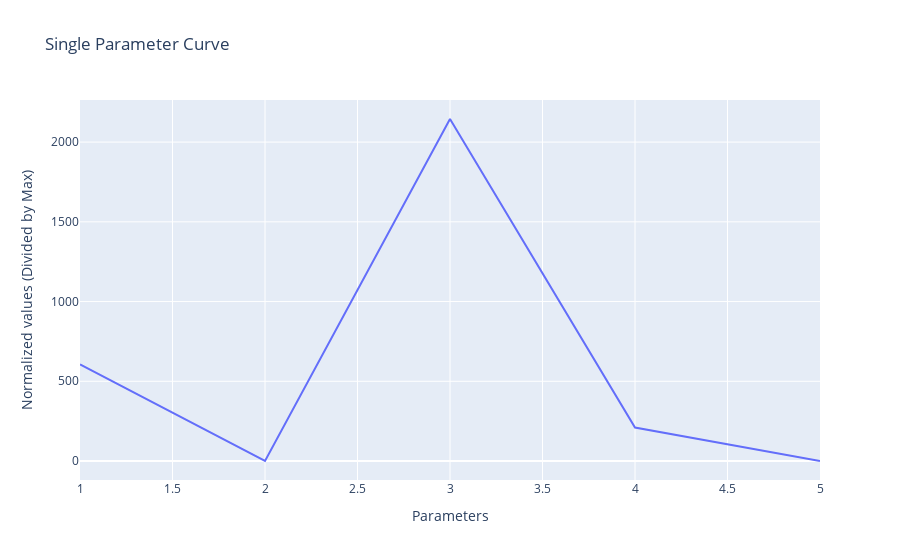
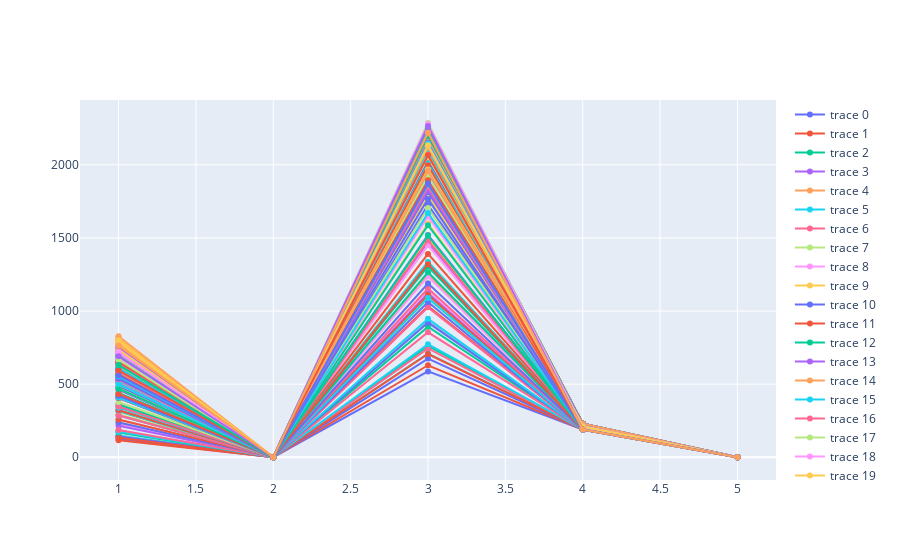

These figures' notebook cell, in order:
### Markdown cell above
$$
d_n = \{Modulus, Porosity, Energy Absorption, Temperature, Line Height\}
$$

### Code cell
# Single Lines Chart (DISTRIBUTION)
fig_k = px.line(
    x=feature_domain_5, 
    y=X_Cubic_Data[200],
    title="Single Parameter Curve",
    labels={"x": "Parameters", "y":"Normalized values (Divided by Max)"}
)

fig_k.show()


# Multiple Lines Chart (DISTRIBUTION)
fig = go.Figure()

for line in range(len(X_Cubic)):
    data = X_Cubic_Data[line];
    fig.add_trace(go.Scatter(x=feature_domain_5, y=data))

fig.show()

### Figure 1 — Plotly figure (JSON) as saved in the notebook; plotly's stock layout.template omitted (floating-point values rounded to 4 significant figures)
{"data": [{"hovertemplate": "Parameters=%{x}<br>Normalized values (Divided by Max)=%{y}<extra></extra>", "legendgroup": "", "line": {"color": "#636efa", "dash": "solid"}, "marker": {"symbol": "circle"}, "mode": "lines", "name": "", "orientation": "h", "showlegend": false, "type": "scatter", "x": [1, 2, 3, 4, 5], "xaxis": "x", "y": [606.0, 0.3224, 2145.0, 210, 0.1], "yaxis": "y"}], "layout": {"legend": {"tracegroupgap": 0}, "title": {"text": "Single Parameter Curve"}, "xaxis": {"anchor": "y", "domain": [0, 1], "title": {"text": "Parameters"}}, "yaxis": {"anchor": "x", "domain": [0, 1], "title": {"text": "Normalized values (Divided by Max)"}}}}

### Figure 2 — Plotly figure (JSON) as saved in the notebook; plotly's stock layout.template omitted (floating-point values rounded to 4 significant figures)
{"data": [{"type": "scatter", "x": [1, 2, 3, 4, 5], "y": [524.6, 0.3224, 1935.0, 230, 0.2]}, {"type": "scatter", "x": [1, 2, 3, 4, 5], "y": [546.7, 0.2976, 2093.0, 230, 0.2]}, {"type": "scatter", "x": [1, 2, 3, 4, 5], "y": [579.5, 0.268, 2195.0, 230, 0.2]}, {"type": "scatter", "x": [1, 2, 3, 4, 5], "y": [657.8, 0.2064, 2197.0, 230, 0.2]}, {"type": "scatter", "x": [1, 2, 3, 4, 5], "y": [742.5, 0.1328, 2145.0, 230, 0.2]}, {"type": "scatter", "x": [1, 2, 3, 4, 5], "y": [431.7, 0.408, 1492.0, 210, 0.2]}, {"type": "scatter", "x": [1, 2, 3, 4, 5], "y": [462.3, 0.3672, 1713.0, 210, 0.2]}, {"type": "scatter", "x": [1, 2, 3, 4, 5], "y": [497.6, 0.332, 1925.0, 210, 0.2]}, {"type": "scatter", "x": [1, 2, 3, 4, 5], "y": [555.8, 0.2808, 2186.0, 210, 0.2]}, {"type": "scatter", "x": [1, 2, 3, 4, 5], "y": [636.7, 0.2168, 2224.0, 210, 0.2]}, {"type": "scatter", "x": [1, 2, 3, 4, 5], "y": [123.0, 0.624, 587.2, 190, 0.2]}, {"type": "scatter", "x": [1, 2, 3, 4, 5], "y": [115.7, 0.608, 629.3, 190, 0.2]}, {"type": "scatter", "x": [1, 2, 3, 4, 5], "y": [143.5, 0.5704, 761.7, 190, 0.2]}, {"type": "scatter", "x": [1, 2, 3, 4, 5], "y": [181.5, 0.5328, 927.3, 190, 0.2]}, {"type": "scatter", "x": [1, 2, 3, 4, 5], "y": [236.4, 0.4672, 1251.0, 190, 0.2]}, {"type": "scatter", "x": [1, 2, 3, 4, 5], "y": [530.1, 0.3136, 2013.0, 230, 0.2]}, {"type": "scatter", "x": [1, 2, 3, 4, 5], "y": [545.9, 0.2944, 2134.0, 230, 0.2]}, {"type": "scatter", "x": [1, 2, 3, 4, 5], "y": [576.3, 0.2656, 2181.0, 230, 0.2]}, {"type": "scatter", "x": [1, 2, 3, 4, 5], "y": [662.3, 0.2, 2192.0, 230, 0.2]}, {"type": "scatter", "x": [1, 2, 3, 4, 5], "y": [749.7, 0.1296, 2095.0, 230, 0.2]}, {"type": "scatter", "x": [1, 2, 3, 4, 5], "y": [463.6, 0.3912, 1726.0, 210, 0.2]}, {"type": "scatter", "x": [1, 2, 3, 4, 5], "y": [512.8, 0.3416, 2017.0, 210, 0.2]}, {"type": "scatter", "x": [1, 2, 3, 4, 5], "y": [549.7, 0.308, 2219.0, 210, 0.2]}, {"type": "scatter", "x": [1, 2, 3, 4, 5], "y": [617.1, 0.2536, 2229.0, 210, 0.2]}, {"type": "scatter", "x": [1, 2, 3, 4, 5], "y": [689.9, 0.1912, 2172.0, 210, 0.2]}, {"type": "scatter", "x": [1, 2, 3, 4, 5], "y": [148.2, 0.5952, 709.0, 190, 0.2]}, {"type": "scatter", "x": [1, 2, 3, 4, 5], "y": [142.0, 0.5808, 744.8, 190, 0.2]}, {"type": "scatter", "x": [1, 2, 3, 4, 5], "y": [177.0, 0.5408, 923.8, 190, 0.2]}, {"type": "scatter", "x": [1, 2, 3, 4, 5], "y": [224.5, 0.4944, 1133.0, 190, 0.2]}, {"type": "scatter", "x": [1, 2, 3, 4, 5], "y": [292.4, 0.4352, 1491.0, 190, 0.2]}, {"type": "scatter", "x": [1, 2, 3, 4, 5], "y": [546.2, 0.3152, 2164.0, 230, 0.2]}, {"type": "scatter", "x": [1, 2, 3, 4, 5], "y": [573.6, 0.2944, 2202.0, 230, 0.2]}, {"type": "scatter", "x": [1, 2, 3, 4, 5], "y": [602.9, 0.264, 2219.0, 230, 0.2]}, {"type": "scatter", "x": [1, 2, 3, 4, 5], "y": [679.4, 0.2056, 2187.0, 230, 0.2]}, {"type": "scatter", "x": [1, 2, 3, 4, 5], "y": [761.1, 0.1296, 2031.0, 230, 0.2]}, {"type": "scatter", "x": [1, 2, 3, 4, 5], "y": [474.7, 0.3808, 1775.0, 210, 0.2]}, {"type": "scatter", "x": [1, 2, 3, 4, 5], "y": [521.4, 0.3352, 2046.0, 210, 0.2]}, {"type": "scatter", "x": [1, 2, 3, 4, 5], "y": [551.5, 0.3008, 2200.0, 210, 0.2]}, {"type": "scatter", "x": [1, 2, 3, 4, 5], "y": [617.4, 0.2504, 2216.0, 210, 0.2]}, {"type": "scatter", "x": [1, 2, 3, 4, 5], "y": [693.7, 0.1864, 2176.0, 210, 0.2]}, {"type": "scatter", "x": [1, 2, 3, 4, 5], "y": [141.9, 0.6032, 674.8, 190, 0.2]}, {"type": "scatter", "x": [1, 2, 3, 4, 5], "y": [133.2, 0.592, 706.3, 190, 0.2]}, {"type": "scatter", "x": [1, 2, 3, 4, 5], "y": [168.6, 0.548, 892.4, 190, 0.2]}, {"type": "scatter", "x": [1, 2, 3, 4, 5], "y": [215.9, 0.5008, 1121.0, 190, 0.2]}, {"type": "scatter", "x": [1, 2, 3, 4, 5], "y": [288.8, 0.4376, 1452.0, 190, 0.2]}, {"type": "scatter", "x": [1, 2, 3, 4, 5], "y": [551.8, 0.3112, 2132.0, 230, 0.2]}, {"type": "scatter", "x": [1, 2, 3, 4, 5], "y": [574.4, 0.2904, 2159.0, 230, 0.2]}, {"type": "scatter", "x": [1, 2, 3, 4, 5], "y": [609.0, 0.2608, 2181.0, 230, 0.2]}, {"type": "scatter", "x": [1, 2, 3, 4, 5], "y": [680.3, 0.2, 2171.0, 230, 0.2]}, {"type": "scatter", "x": [1, 2, 3, 4, 5], "y": [774.5, 0.1272, 2057.0, 230, 0.2]}, {"type": "scatter", "x": [1, 2, 3, 4, 5], "y": [481.8, 0.372, 1790.0, 210, 0.2]}, {"type": "scatter", "x": [1, 2, 3, 4, 5], "y": [525.6, 0.3304, 2081.0, 210, 0.2]}, {"type": "scatter", "x": [1, 2, 3, 4, 5], "y": [563.9, 0.2976, 2191.0, 210, 0.2]}, {"type": "scatter", "x": [1, 2, 3, 4, 5], "y": [621.9, 0.2512, 2219.0, 210, 0.2]}, {"type": "scatter", "x": [1, 2, 3, 4, 5], "y": [697.6, 0.1816, 2174.0, 210, 0.2]}, {"type": "scatter", "x": [1, 2, 3, 4, 5], "y": [175.3, 0.5784, 773.7, 190, 0.2]}, {"type": "scatter", "x": [1, 2, 3, 4, 5], "y": [186.2, 0.5544, 854.5, 190, 0.2]}, {"type": "scatter", "x": [1, 2, 3, 4, 5], "y": [242.4, 0.5064, 1086.0, 190, 0.2]}, {"type": "scatter", "x": [1, 2, 3, 4, 5], "y": [255.6, 0.4768, 1236.0, 190, 0.2]}, {"type": "scatter", "x": [1, 2, 3, 4, 5], "y": [334.6, 0.4104, 1598.0, 190, 0.2]}, {"type": "scatter", "x": [1, 2, 3, 4, 5], "y": [565.3, 0.304, 2097.0, 230, 0.2]}, {"type": "scatter", "x": [1, 2, 3, 4, 5], "y": [584.7, 0.2856, 2123.0, 230, 0.2]}, {"type": "scatter", "x": [1, 2, 3, 4, 5], "y": [618.3, 0.2584, 2141.0, 230, 0.2]}, {"type": "scatter", "x": [1, 2, 3, 4, 5], "y": [690.0, 0.2, 2148.0, 230, 0.2]}, {"type": "scatter", "x": [1, 2, 3, 4, 5], "y": [786.1, 0.1248, 2007.0, 230, 0.2]}, {"type": "scatter", "x": [1, 2, 3, 4, 5], "y": [514.7, 0.3464, 1989.0, 210, 0.2]}, {"type": "scatter", "x": [1, 2, 3, 4, 5], "y": [545.5, 0.316, 2148.0, 210, 0.2]}, {"type": "scatter", "x": [1, 2, 3, 4, 5], "y": [573.0, 0.2856, 2180.0, 210, 0.2]}, {"type": "scatter", "x": [1, 2, 3, 4, 5], "y": [648.5, 0.2264, 2181.0, 210, 0.2]}, {"type": "scatter", "x": [1, 2, 3, 4, 5], "y": [722.5, 0.1592, 2093.0, 210, 0.2]}, {"type": "scatter", "x": [1, 2, 3, 4, 5], "y": [237.4, 0.54, 921.0, 190, 0.2]}, {"type": "scatter", "x": [1, 2, 3, 4, 5], "y": [258.5, 0.512, 1034.0, 190, 0.2]}, {"type": "scatter", "x": [1, 2, 3, 4, 5], "y": [314.5, 0.4656, 1265.0, 190, 0.2]}, {"type": "scatter", "x": [1, 2, 3, 4, 5], "y": [347.3, 0.4304, 1468.0, 190, 0.2]}, {"type": "scatter", "x": [1, 2, 3, 4, 5], "y": [422.1, 0.3664, 1875.0, 190, 0.2]}, {"type": "scatter", "x": [1, 2, 3, 4, 5], "y": [583.0, 0.3144, 2171.0, 230, 0.15]}, {"type": "scatter", "x": [1, 2, 3, 4, 5], "y": [605.1, 0.2864, 2256.0, 230, 0.15]}, {"type": "scatter", "x": [1, 2, 3, 4, 5], "y": [645.7, 0.2552, 2254.0, 230, 0.15]}, {"type": "scatter", "x": [1, 2, 3, 4, 5], "y": [707.2, 0.2, 2235.0, 230, 0.15]}, {"type": "scatter", "x": [1, 2, 3, 4, 5], "y": [773.2, 0.132, 2106.0, 230, 0.15]}, {"type": "scatter", "x": [1, 2, 3, 4, 5], "y": [482.4, 0.3968, 1657.0, 210, 0.15]}, {"type": "scatter", "x": [1, 2, 3, 4, 5], "y": [524.4, 0.3496, 1895.0, 210, 0.15]}, {"type": "scatter", "x": [1, 2, 3, 4, 5], "y": [571.0, 0.3064, 2214.0, 210, 0.15]}, {"type": "scatter", "x": [1, 2, 3, 4, 5], "y": [629.4, 0.2584, 2277.0, 210, 0.15]}, {"type": "scatter", "x": [1, 2, 3, 4, 5], "y": [696.0, 0.2, 2242.0, 210, 0.15]}, {"type": "scatter", "x": [1, 2, 3, 4, 5], "y": [285.4, 0.5456, 946.6, 190, 0.15]}, {"type": "scatter", "x": [1, 2, 3, 4, 5], "y": [285.3, 0.528, 1025.0, 190, 0.15]}, {"type": "scatter", "x": [1, 2, 3, 4, 5], "y": [319.5, 0.4968, 1191.0, 190, 0.15]}, {"type": "scatter", "x": [1, 2, 3, 4, 5], "y": [369.9, 0.4488, 1450.0, 190, 0.15]}, {"type": "scatter", "x": [1, 2, 3, 4, 5], "y": [435.5, 0.3912, 1792.0, 190, 0.15]}, {"type": "scatter", "x": [1, 2, 3, 4, 5], "y": [579.5, 0.3048, 2178.0, 230, 0.15]}, {"type": "scatter", "x": [1, 2, 3, 4, 5], "y": [598.0, 0.2816, 2256.0, 230, 0.15]}, {"type": "scatter", "x": [1, 2, 3, 4, 5], "y": [635.0, 0.252, 2254.0, 230, 0.15]}, {"type": "scatter", "x": [1, 2, 3, 4, 5], "y": [701.3, 0.1888, 2239.0, 230, 0.15]}, {"type": "scatter", "x": [1, 2, 3, 4, 5], "y": [785.1, 0.1216, 2071.0, 230, 0.15]}, {"type": "scatter", "x": [1, 2, 3, 4, 5], "y": [519.0, 0.3648, 1857.0, 210, 0.15]}, {"type": "scatter", "x": [1, 2, 3, 4, 5], "y": [558.2, 0.3216, 2139.0, 210, 0.15]}, {"type": "scatter", "x": [1, 2, 3, 4, 5], "y": [604.9, 0.2864, 2243.0, 210, 0.15]}, {"type": "scatter", "x": [1, 2, 3, 4, 5], "y": [663.6, 0.2336, 2252.0, 210, 0.15]}, {"type": "scatter", "x": [1, 2, 3, 4, 5], "y": [734.7, 0.1736, 2159.0, 210, 0.15]}, {"type": "scatter", "x": [1, 2, 3, 4, 5], "y": [321.1, 0.5224, 1061.0, 190, 0.15]}, {"type": "scatter", "x": [1, 2, 3, 4, 5], "y": [322.6, 0.5016, 1111.0, 190, 0.15]}, {"type": "scatter", "x": [1, 2, 3, 4, 5], "y": [360.5, 0.468, 1305.0, 190, 0.15]}, {"type": "scatter", "x": [1, 2, 3, 4, 5], "y": [405.9, 0.4232, 1520.0, 190, 0.15]}, {"type": "scatter", "x": [1, 2, 3, 4, 5], "y": [469.1, 0.3632, 1957.0, 190, 0.15]}, {"type": "scatter", "x": [1, 2, 3, 4, 5], "y": [593.2, 0.3112, 2161.0, 230, 0.15]}, {"type": "scatter", "x": [1, 2, 3, 4, 5], "y": [608.8, 0.2872, 2182.0, 230, 0.15]}, {"type": "scatter", "x": [1, 2, 3, 4, 5], "y": [646.1, 0.256, 2196.0, 230, 0.15]}, {"type": "scatter", "x": [1, 2, 3, 4, 5], "y": [706.8, 0.2, 2184.0, 230, 0.15]}, {"type": "scatter", "x": [1, 2, 3, 4, 5], "y": [790.3, 0.128, 2033.0, 230, 0.15]}, {"type": "scatter", "x": [1, 2, 3, 4, 5], "y": [531.3, 0.3496, 1815.0, 210, 0.15]}, {"type": "scatter", "x": [1, 2, 3, 4, 5], "y": [576.6, 0.308, 2095.0, 210, 0.15]}, {"type": "scatter", "x": [1, 2, 3, 4, 5], "y": [616.5, 0.2728, 2232.0, 210, 0.15]}, {"type": "scatter", "x": [1, 2, 3, 4, 5], "y": [675.0, 0.224, 2230.0, 210, 0.15]}, {"type": "scatter", "x": [1, 2, 3, 4, 5], "y": [752.6, 0.1568, 2148.0, 210, 0.15]}, {"type": "scatter", "x": [1, 2, 3, 4, 5], "y": [339.5, 0.5088, 1090.0, 190, 0.15]}, {"type": "scatter", "x": [1, 2, 3, 4, 5], "y": [346.6, 0.4864, 1155.0, 190, 0.15]}, {"type": "scatter", "x": [1, 2, 3, 4, 5], "y": [377.7, 0.4496, 1337.0, 190, 0.15]}, {"type": "scatter", "x": [1, 2, 3, 4, 5], "y": [435.2, 0.4032, 1646.0, 190, 0.15]}, {"type": "scatter", "x": [1, 2, 3, 4, 5], "y": [508.7, 0.3328, 2111.0, 190, 0.15]}, {"type": "scatter", "x": [1, 2, 3, 4, 5], "y": [586.3, 0.3096, 2154.0, 230, 0.15]}, {"type": "scatter", "x": [1, 2, 3, 4, 5], "y": [611.9, 0.2808, 2197.0, 230, 0.15]}, {"type": "scatter", "x": [1, 2, 3, 4, 5], "y": [650.5, 0.2456, 2207.0, 230, 0.15]}, {"type": "scatter", "x": [1, 2, 3, 4, 5], "y": [720.8, 0.1864, 2180.0, 230, 0.15]}, {"type": "scatter", "x": [1, 2, 3, 4, 5], "y": [797.6, 0.112, 2011.0, 230, 0.15]}, {"type": "scatter", "x": [1, 2, 3, 4, 5], "y": [548.1, 0.328, 1976.0, 210, 0.15]}, {"type": "scatter", "x": [1, 2, 3, 4, 5], "y": [580.7, 0.296, 2127.0, 210, 0.15]}, {"type": "scatter", "x": [1, 2, 3, 4, 5], "y": [624.0, 0.2616, 2170.0, 210, 0.15]}, {"type": "scatter", "x": [1, 2, 3, 4, 5], "y": [678.8, 0.2104, 2195.0, 210, 0.15]}, {"type": "scatter", "x": [1, 2, 3, 4, 5], "y": [757.9, 0.1448, 2130.0, 210, 0.15]}, {"type": "scatter", "x": [1, 2, 3, 4, 5], "y": [405.1, 0.472, 1323.0, 190, 0.15]}, {"type": "scatter", "x": [1, 2, 3, 4, 5], "y": [406.0, 0.4576, 1391.0, 190, 0.15]}, {"type": "scatter", "x": [1, 2, 3, 4, 5], "y": [440.9, 0.4216, 1587.0, 190, 0.15]}, {"type": "scatter", "x": [1, 2, 3, 4, 5], "y": [504.5, 0.3672, 2000.0, 190, 0.15]}, {"type": "scatter", "x": [1, 2, 3, 4, 5], "y": [591.9, 0.2952, 2204.0, 190, 0.15]}, {"type": "scatter", "x": [1, 2, 3, 4, 5], "y": [587.7, 0.3056, 2120.0, 230, 0.15]}, {"type": "scatter", "x": [1, 2, 3, 4, 5], "y": [609.8, 0.2784, 2161.0, 230, 0.15]}, {"type": "scatter", "x": [1, 2, 3, 4, 5], "y": [651.1, 0.2472, 2191.0, 230, 0.15]}, {"type": "scatter", "x": [1, 2, 3, 4, 5], "y": [721.2, 0.1832, 2168.0, 230, 0.15]}, {"type": "scatter", "x": [1, 2, 3, 4, 5], "y": [802.2, 0.1112, 2004.0, 230, 0.15]}, {"type": "scatter", "x": [1, 2, 3, 4, 5], "y": [558.7, 0.3224, 1980.0, 210, 0.15]}, {"type": "scatter", "x": [1, 2, 3, 4, 5], "y": [579.5, 0.2968, 2117.0, 210, 0.15]}, {"type": "scatter", "x": [1, 2, 3, 4, 5], "y": [615.1, 0.2664, 2177.0, 210, 0.15]}, {"type": "scatter", "x": [1, 2, 3, 4, 5], "y": [679.9, 0.2104, 2191.0, 210, 0.15]}, {"type": "scatter", "x": [1, 2, 3, 4, 5], "y": [757.3, 0.144, 2127.0, 210, 0.15]}, {"type": "scatter", "x": [1, 2, 3, 4, 5], "y": [408.5, 0.4696, 1336.0, 190, 0.15]}, {"type": "scatter", "x": [1, 2, 3, 4, 5], "y": [430.9, 0.4384, 1484.0, 190, 0.15]}, {"type": "scatter", "x": [1, 2, 3, 4, 5], "y": [472.1, 0.3992, 1704.0, 190, 0.15]}, {"type": "scatter", "x": [1, 2, 3, 4, 5], "y": [534.3, 0.3432, 2112.0, 190, 0.15]}, {"type": "scatter", "x": [1, 2, 3, 4, 5], "y": [621.1, 0.2784, 2208.0, 190, 0.15]}, {"type": "scatter", "x": [1, 2, 3, 4, 5], "y": [609.9, 0.3168, 2168.0, 230, 0.1]}, {"type": "scatter", "x": [1, 2, 3, 4, 5], "y": [645.2, 0.2776, 2260.0, 230, 0.1]}, {"type": "scatter", "x": [1, 2, 3, 4, 5], "y": [683.2, 0.2392, 2266.0, 230, 0.1]}, {"type": "scatter", "x": [1, 2, 3, 4, 5], "y": [741.2, 0.1864, 2234.0, 230, 0.1]}, {"type": "scatter", "x": [1, 2, 3, 4, 5], "y": [803.9, 0.1264, 2100.0, 230, 0.1]}, {"type": "scatter", "x": [1, 2, 3, 4, 5], "y": [582.4, 0.3416, 1989.0, 210, 0.1]}, {"type": "scatter", "x": [1, 2, 3, 4, 5], "y": [619.4, 0.3008, 2255.0, 210, 0.1]}, {"type": "scatter", "x": [1, 2, 3, 4, 5], "y": [653.7, 0.268, 2288.0, 210, 0.1]}, {"type": "scatter", "x": [1, 2, 3, 4, 5], "y": [715.3, 0.2168, 2268.0, 210, 0.1]}, {"type": "scatter", "x": [1, 2, 3, 4, 5], "y": [774.6, 0.16, 2170.0, 210, 0.1]}, {"type": "scatter", "x": [1, 2, 3, 4, 5], "y": [421.1, 0.476, 1189.0, 190, 0.1]}, {"type": "scatter", "x": [1, 2, 3, 4, 5], "y": [433.1, 0.4544, 1321.0, 190, 0.1]}, {"type": "scatter", "x": [1, 2, 3, 4, 5], "y": [469.2, 0.4184, 1516.0, 190, 0.1]}, {"type": "scatter", "x": [1, 2, 3, 4, 5], "y": [534.4, 0.3584, 1828.0, 190, 0.1]}, {"type": "scatter", "x": [1, 2, 3, 4, 5], "y": [599.2, 0.3, 2223.0, 190, 0.1]}, {"type": "scatter", "x": [1, 2, 3, 4, 5], "y": [604.9, 0.3144, 2102.0, 230, 0.1]}, {"type": "scatter", "x": [1, 2, 3, 4, 5], "y": [646.1, 0.2736, 2245.0, 230, 0.1]}, {"type": "scatter", "x": [1, 2, 3, 4, 5], "y": [686.1, 0.24, 2242.0, 230, 0.1]}, {"type": "scatter", "x": [1, 2, 3, 4, 5], "y": [745.5, 0.1856, 2219.0, 230, 0.1]}, {"type": "scatter", "x": [1, 2, 3, 4, 5], "y": [811.0, 0.1224, 2068.0, 230, 0.1]}, {"type": "scatter", "x": [1, 2, 3, 4, 5], "y": [596.0, 0.3312, 2025.0, 210, 0.1]}, {"type": "scatter", "x": [1, 2, 3, 4, 5], "y": [631.2, 0.2936, 2241.0, 210, 0.1]}, {"type": "scatter", "x": [1, 2, 3, 4, 5], "y": [661.9, 0.2608, 2255.0, 210, 0.1]}, {"type": "scatter", "x": [1, 2, 3, 4, 5], "y": [715.5, 0.2104, 2261.0, 210, 0.1]}, {"type": "scatter", "x": [1, 2, 3, 4, 5], "y": [775.5, 0.152, 2185.0, 210, 0.1]}, {"type": "scatter", "x": [1, 2, 3, 4, 5], "y": [500.9, 0.4104, 1671.0, 190, 0.1]}, {"type": "scatter", "x": [1, 2, 3, 4, 5], "y": [533.1, 0.3776, 1848.0, 190, 0.1]}, {"type": "scatter", "x": [1, 2, 3, 4, 5], "y": [576.0, 0.3456, 2054.0, 190, 0.1]}, {"type": "scatter", "x": [1, 2, 3, 4, 5], "y": [631.6, 0.2936, 2259.0, 190, 0.1]}, {"type": "scatter", "x": [1, 2, 3, 4, 5], "y": [695.7, 0.2328, 2243.0, 190, 0.1]}, {"type": "scatter", "x": [1, 2, 3, 4, 5], "y": [605.1, 0.324, 2140.0, 230, 0.1]}, {"type": "scatter", "x": [1, 2, 3, 4, 5], "y": [649.9, 0.2824, 2234.0, 230, 0.1]}, {"type": "scatter", "x": [1, 2, 3, 4, 5], "y": [688.5, 0.2448, 2236.0, 230, 0.1]}, {"type": "scatter", "x": [1, 2, 3, 4, 5], "y": [752.8, 0.1904, 2189.0, 230, 0.1]}, {"type": "scatter", "x": [1, 2, 3, 4, 5], "y": [817.9, 0.1216, 2002.0, 230, 0.1]}, {"type": "scatter", "x": [1, 2, 3, 4, 5], "y": [596.9, 0.3336, 2007.0, 210, 0.1]}, {"type": "scatter", "x": [1, 2, 3, 4, 5], "y": [634.5, 0.296, 2225.0, 210, 0.1]}, {"type": "scatter", "x": [1, 2, 3, 4, 5], "y": [664.7, 0.2648, 2241.0, 210, 0.1]}, {"type": "scatter", "x": [1, 2, 3, 4, 5], "y": [722.8, 0.216, 2235.0, 210, 0.1]}, {"type": "scatter", "x": [1, 2, 3, 4, 5], "y": [786.7, 0.152, 2133.0, 210, 0.1]}, {"type": "scatter", "x": [1, 2, 3, 4, 5], "y": [537.9, 0.3864, 1766.0, 190, 0.1]}, {"type": "scatter", "x": [1, 2, 3, 4, 5], "y": [568.3, 0.3552, 1998.0, 190, 0.1]}, {"type": "scatter", "x": [1, 2, 3, 4, 5], "y": [602.0, 0.3224, 2226.0, 190, 0.1]}, {"type": "scatter", "x": [1, 2, 3, 4, 5], "y": [666.5, 0.268, 2242.0, 190, 0.1]}, {"type": "scatter", "x": [1, 2, 3, 4, 5], "y": [725.1, 0.2096, 2202.0, 190, 0.1]}, {"type": "scatter", "x": [1, 2, 3, 4, 5], "y": [603.6, 0.3288, 2146.0, 230, 0.1]}, {"type": "scatter", "x": [1, 2, 3, 4, 5], "y": [654.3, 0.2768, 2218.0, 230, 0.1]}, {"type": "scatter", "x": [1, 2, 3, 4, 5], "y": [692.2, 0.2384, 2212.0, 230, 0.1]}, {"type": "scatter", "x": [1, 2, 3, 4, 5], "y": [749.6, 0.1872, 2152.0, 230, 0.1]}, {"type": "scatter", "x": [1, 2, 3, 4, 5], "y": [820.0, 0.1216, 1968.0, 230, 0.1]}, {"type": "scatter", "x": [1, 2, 3, 4, 5], "y": [606.0, 0.3224, 2145.0, 210, 0.1]}, {"type": "scatter", "x": [1, 2, 3, 4, 5], "y": [645.0, 0.2864, 2236.0, 210, 0.1]}, {"type": "scatter", "x": [1, 2, 3, 4, 5], "y": [678.7, 0.2512, 2261.0, 210, 0.1]}, {"type": "scatter", "x": [1, 2, 3, 4, 5], "y": [736.1, 0.2032, 2218.0, 210, 0.1]}, {"type": "scatter", "x": [1, 2, 3, 4, 5], "y": [802.1, 0.1456, 2120.0, 210, 0.1]}, {"type": "scatter", "x": [1, 2, 3, 4, 5], "y": [554.4, 0.3784, 1868.0, 190, 0.1]}, {"type": "scatter", "x": [1, 2, 3, 4, 5], "y": [588.1, 0.3456, 2068.0, 190, 0.1]}, {"type": "scatter", "x": [1, 2, 3, 4, 5], "y": [624.0, 0.308, 2229.0, 190, 0.1]}, {"type": "scatter", "x": [1, 2, 3, 4, 5], "y": [678.2, 0.2576, 2249.0, 190, 0.1]}, {"type": "scatter", "x": [1, 2, 3, 4, 5], "y": [736.2, 0.2, 2193.0, 190, 0.1]}, {"type": "scatter", "x": [1, 2, 3, 4, 5], "y": [605.8, 0.3192, 2150.0, 230, 0.1]}, {"type": "scatter", "x": [1, 2, 3, 4, 5], "y": [651.1, 0.2728, 2198.0, 230, 0.1]}, {"type": "scatter", "x": [1, 2, 3, 4, 5], "y": [693.5, 0.2408, 2201.0, 230, 0.1]}, {"type": "scatter", "x": [1, 2, 3, 4, 5], "y": [756.9, 0.1848, 2149.0, 230, 0.1]}, {"type": "scatter", "x": [1, 2, 3, 4, 5], "y": [827.9, 0.1144, 1960.0, 230, 0.1]}, {"type": "scatter", "x": [1, 2, 3, 4, 5], "y": [604.9, 0.312, 2145.0, 210, 0.1]}, {"type": "scatter", "x": [1, 2, 3, 4, 5], "y": [637.9, 0.2768, 2222.0, 210, 0.1]}, {"type": "scatter", "x": [1, 2, 3, 4, 5], "y": [668.4, 0.2488, 2263.0, 210, 0.1]}, {"type": "scatter", "x": [1, 2, 3, 4, 5], "y": [718.2, 0.2, 2280.0, 210, 0.1]}, {"type": "scatter", "x": [1, 2, 3, 4, 5], "y": [800.1, 0.1352, 2134.0, 210, 0.1]}, {"type": "scatter", "x": [1, 2, 3, 4, 5], "y": [561.4, 0.364, 1873.0, 190, 0.1]}, {"type": "scatter", "x": [1, 2, 3, 4, 5], "y": [594.4, 0.3304, 2065.0, 190, 0.1]}, {"type": "scatter", "x": [1, 2, 3, 4, 5], "y": [630.4, 0.2968, 2255.0, 190, 0.1]}, {"type": "scatter", "x": [1, 2, 3, 4, 5], "y": [691.0, 0.244, 2266.0, 190, 0.1]}, {"type": "scatter", "x": [1, 2, 3, 4, 5], "y": [763.4, 0.1808, 2220.0, 190, 0.1]}], "layout": {}}
